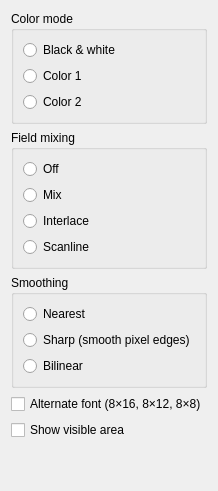
     <widget class="QWidget" name="screenTab">
      <attribute name="title">
       <string>Screen</string>
      </attribute>
      <layout class="QVBoxLayout" name="verticalLayout_9">
       <item>
        <widget class="QGroupBox" name="colorGroupBox">
         <property name="title">
          <string>Color mode</string>
         </property>
         <layout class="QVBoxLayout" name="verticalLayout_11">
          <item>
           <widget class="QRadioButton" name="bwRadioButton">
            <property name="text">
             <string notr="true">Black &amp;&amp; white</string>
            </property>
           </widget>
          </item>
          <item>
           <widget class="QRadioButton" name="color1RadioButton">
            <property name="text">
             <string notr="true">Color 1</string>
            </property>
           </widget>
          </item>
          <item>
           <widget class="QRadioButton" name="color2RadioButton">
            <property name="text">
             <string notr="true">Color 2</string>
            </property>
           </widget>
          </item>
         </layout>
        </widget>
       </item>
       <item>
        <widget class="QGroupBox" name="mixingGroupBox">
         <property name="title">
          <string>Field mixing</string>
         </property>
         <layout class="QVBoxLayout" name="verticalLayout_10">
          <item>
           <widget class="QRadioButton" name="mixingOffRadioButton">
            <property name="text">
             <string>Off</string>
            </property>
           </widget>
          </item>
          <item>
           <widget class="QRadioButton" name="mixingMixRadioButton">
            <property name="text">
             <string>Mix</string>
            </property>
           </widget>
          </item>
          <item>
           <widget class="QRadioButton" name="mixingInterlaceRadioButton">
            <property name="text">
             <string>Interlace</string>
            </property>
           </widget>
          </item>
          <item>
           <widget class="QRadioButton" name="mixingScanlineRadioButton">
            <property name="text">
             <string>Scanline</string>
            </property>
           </widget>
          </item>
         </layout>
        </widget>
       </item>
       <item>
        <widget class="QGroupBox" name="smoothingGroupBox">
         <property name="title">
          <string>Smoothing</string>
         </property>
         <layout class="QVBoxLayout" name="verticalLayout_20">
          <item>
           <widget class="QRadioButton" name="smoothingNearestRadioButton">
            <property name="text">
             <string>Nearest</string>
            </property>
           </widget>
          </item>
          <item>
           <widget class="QRadioButton" name="smoothingSharpRadioButton">
            <property name="text">
             <string>Sharp (smooth pixel edges)</string>
            </property>
           </widget>
          </item>
          <item>
           <widget class="QRadioButton" name="smoothingBilinearRadioButton">
            <property name="text">
             <string>Bilinear</string>
            </property>
           </widget>
          </item>
         </layout>
        </widget>
       </item>
       <item>
        <widget class="QCheckBox" name="altFontCheckBox">
         <property name="text">
          <string>Alternate font (8×16, 8×12, 8×8)</string>
         </property>
        </widget>
       </item>
       <item>
        <widget class="QCheckBox" name="cropCheckBox">
         <property name="text">
          <string>Show visible area</string>
         </property>
        </widget>
       </item>
       <item>
        <spacer name="verticalSpacer_6">
         <property name="orientation">
          <enum>Qt::Vertical</enum>
         </property>
         <property name="sizeHint" stdset="0">
          <size>
           <width>20</width>
           <height>40</height>
          </size>
         </property>
        </spacer>
       </item>
      </layout>
     </widget>
